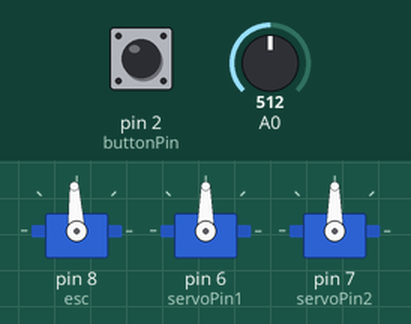
Recording of a sketch running on a simulated Arduino Uno, built with avr-gcc and run on an emulated ATmega328P. Parts: 3 × servo. The inputs (shaded band) are chosen by the test bench; at power-on: A0 = 512, pin 2 (buttonPin) HIGH.

Above: at 1.2 s.
1.3 s: A0 set to 716
At 2.5 s:
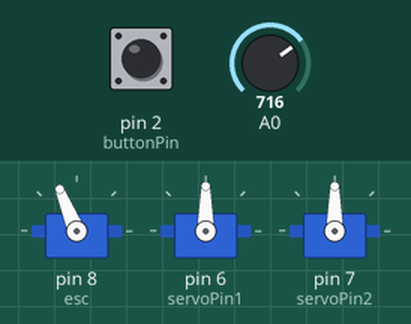
2.8 s: pin 2 (buttonPin) pulled LOW for 0.15 s
At 3.8 s:
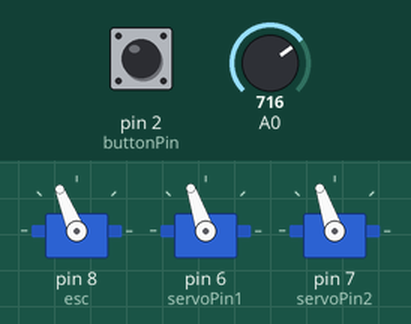
4.4 s: A0 set to 900
At 4.9 s:
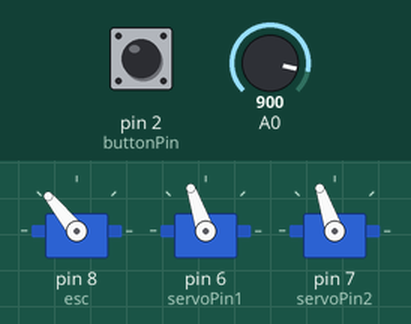
5.9 s: pin 2 (buttonPin) pulled LOW for 1 s
At 7.2 s:
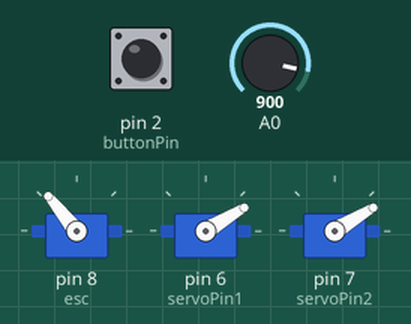
8.4 s: A0 set to 1023
At 9.1 s:
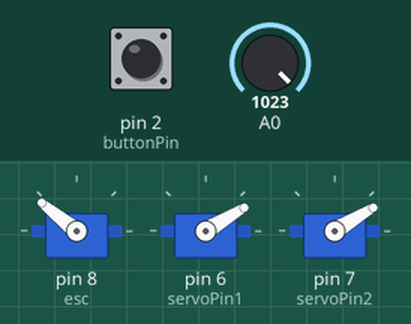
9.9 s: pin 2 (buttonPin) pulled LOW for 0.15 s
At 10.4 s:
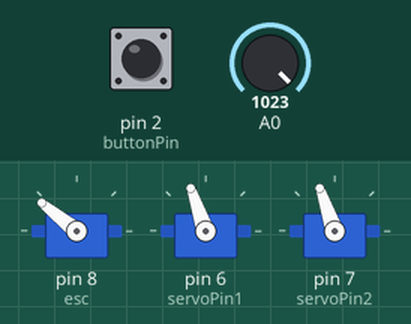
Timing chart, 0 to 12.5 s (numbered marks = the images above; inputs shaded):
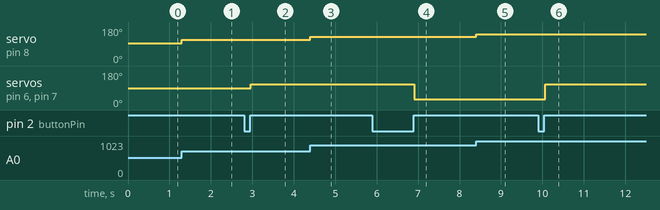

Measured:
- after the input at 1.3 s, servo on pin 8 (esc): 93° → 112° at once
- after the input at 2.8 s, servo on pin 6 (servoPin1), servo on pin 7 (servoPin2): 90° → 109° after 0.17 s
- after the input at 4.4 s, servo on pin 8 (esc): 112° → 129° at once
- after the input at 5.9 s, servo on pin 6 (servoPin1), servo on pin 7 (servoPin2): 109° → 31° after 1.0 s
- after the input at 8.4 s, servo on pin 8 (esc): 129° → 141° at once
- after the input at 9.9 s, servo on pin 6 (servoPin1), servo on pin 7 (servoPin2): 31° → 109° after 0.17 s

The sketch:

prototype.ino
```cpp
#include <Servo.h>

Servo esc;          // Creating a servo class withe name as ESC

Servo servo1;
Servo servo2;
const int servoPin1 = 6;
const int servoPin2 = 7;
const int buttonPin = 2;

volatile int buttonState = 0;
volatile unsigned long lastInterrupt = 0;

void setup() {
  esc.attach(8);      // Specify the ESC signal pin, Here as D8
  esc.writeMicroseconds(1000);  //initialize the signal to 1000
  servo1.attach(servoPin1);
  servo2.attach(servoPin2);
  pinMode(buttonPin, INPUT_PULLUP);
  attachInterrupt(digitalPinToInterrupt(buttonPin), setGitterPosition, RISING);
}

void loop() {
  int val;      // Creating a variable val
  val = analogRead(A0);   // Read input from analog pin a0 and store in val
  val = map(val, 0, 1023, 1000, 2000);    // mapping the val to minimum and maximum input
  esc.writeMicroseconds(val);   // using val as the signal to ESC

}

void setGitterPosition(){
  if((millis() - lastInterrupt) > 500){
    switch(buttonState){
      case 0:{
        Serial.println("Opening gate!");
        for(int pos = 0; pos < 110; pos++){
          servo1.write(pos);
          servo2.write(pos);
        }
      } break;
      case 1:{
        Serial.println("Closing gate!");
        for(int pos = 110; pos > 30; pos--) {
          servo1.write(pos);
          servo2.write(pos);
        }
      } break;
    }
    buttonState = !buttonState;
    lastInterrupt = millis();
  }
}
```
